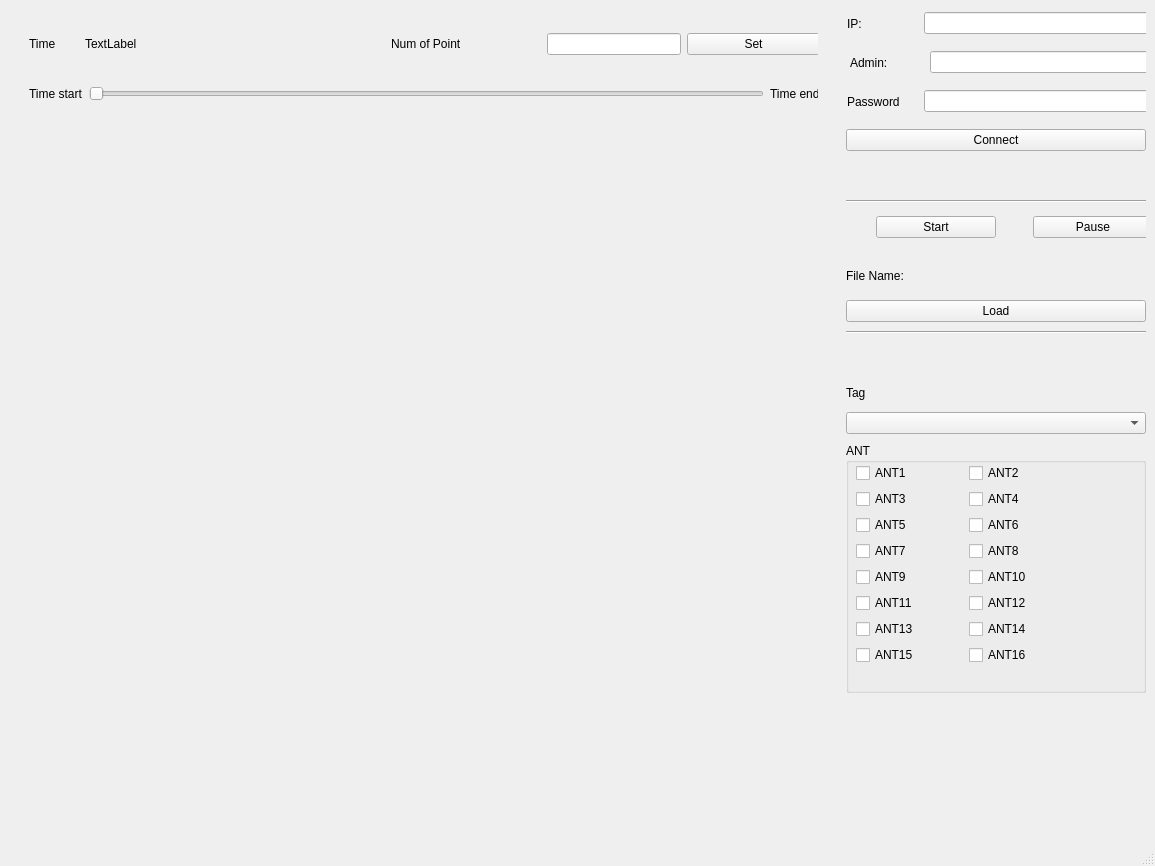
<?xml version="1.0" encoding="UTF-8"?>
<ui version="4.0">
 <class>MainWindow</class>
 <widget class="QMainWindow" name="MainWindow">
  <property name="geometry">
   <rect>
    <x>0</x>
    <y>0</y>
    <width>1155</width>
    <height>866</height>
   </rect>
  </property>
  <property name="windowTitle">
   <string>MainWindow</string>
  </property>
  <widget class="QWidget" name="centralwidget">
   <layout class="QHBoxLayout" name="horizontalLayout">
    <item>
     <widget class="QWidget" name="left_widget" native="true">
      <property name="sizePolicy">
       <sizepolicy hsizetype="Preferred" vsizetype="Preferred">
        <horstretch>0</horstretch>
        <verstretch>0</verstretch>
       </sizepolicy>
      </property>
      <widget class="QWidget" name="verticalLayoutWidget_3">
       <property name="geometry">
        <rect>
         <x>0</x>
         <y>0</y>
         <width>801</width>
         <height>811</height>
        </rect>
       </property>
       <layout class="QVBoxLayout" name="left_widget_layout"/>
      </widget>
      <widget class="QWidget" name="left_sub_widget" native="true">
       <property name="geometry">
        <rect>
         <x>10</x>
         <y>10</y>
         <width>799</width>
         <height>809</height>
        </rect>
       </property>
       <property name="sizePolicy">
        <sizepolicy hsizetype="MinimumExpanding" vsizetype="Preferred">
         <horstretch>0</horstretch>
         <verstretch>0</verstretch>
        </sizepolicy>
       </property>
       <widget class="QWidget" name="show_widget" native="true">
        <property name="geometry">
         <rect>
          <x>0</x>
          <y>0</y>
          <width>801</width>
          <height>711</height>
         </rect>
        </property>
        <property name="sizePolicy">
         <sizepolicy hsizetype="Preferred" vsizetype="Preferred">
          <horstretch>0</horstretch>
          <verstretch>0</verstretch>
         </sizepolicy>
        </property>
        <widget class="QWidget" name="horizontalLayoutWidget_6">
         <property name="geometry">
          <rect>
           <x>0</x>
           <y>0</y>
           <width>801</width>
           <height>711</height>
          </rect>
         </property>
         <layout class="QHBoxLayout" name="show_layout">
          <item>
           <widget class="QWidget" name="localization_widget" native="true">
            <property name="sizePolicy">
             <sizepolicy hsizetype="Preferred" vsizetype="Preferred">
              <horstretch>0</horstretch>
              <verstretch>0</verstretch>
             </sizepolicy>
            </property>
            <widget class="QWidget" name="verticalLayoutWidget_5">
             <property name="geometry">
              <rect>
               <x>0</x>
               <y>0</y>
               <width>401</width>
               <height>701</height>
              </rect>
             </property>
             <layout class="QVBoxLayout" name="localization_layout"/>
            </widget>
           </widget>
          </item>
          <item>
           <widget class="QWidget" name="three_pic_widget" native="true">
            <property name="sizePolicy">
             <sizepolicy hsizetype="Preferred" vsizetype="Preferred">
              <horstretch>0</horstretch>
              <verstretch>0</verstretch>
             </sizepolicy>
            </property>
            <widget class="QWidget" name="verticalLayoutWidget_4">
             <property name="geometry">
              <rect>
               <x>0</x>
               <y>0</y>
               <width>391</width>
               <height>701</height>
              </rect>
             </property>
             <layout class="QVBoxLayout" name="three_pic_layout"/>
            </widget>
           </widget>
          </item>
         </layout>
        </widget>
       </widget>
       <widget class="QWidget" name="time__num_bar" native="true">
        <property name="geometry">
         <rect>
          <x>10</x>
          <y>10</y>
          <width>799</width>
          <height>99</height>
         </rect>
        </property>
        <property name="sizePolicy">
         <sizepolicy hsizetype="Preferred" vsizetype="Preferred">
          <horstretch>0</horstretch>
          <verstretch>0</verstretch>
         </sizepolicy>
        </property>
        <widget class="QWidget" name="horizontalLayoutWidget_2">
         <property name="geometry">
          <rect>
           <x>0</x>
           <y>0</y>
           <width>791</width>
           <height>30</height>
          </rect>
         </property>
         <layout class="QHBoxLayout" name="horizontalLayout_6">
          <item>
           <widget class="QLabel" name="time_label">
            <property name="sizePolicy">
             <sizepolicy hsizetype="Fixed" vsizetype="Preferred">
              <horstretch>10</horstretch>
              <verstretch>0</verstretch>
             </sizepolicy>
            </property>
            <property name="minimumSize">
             <size>
              <width>10</width>
              <height>0</height>
             </size>
            </property>
            <property name="maximumSize">
             <size>
              <width>50</width>
              <height>16777215</height>
             </size>
            </property>
            <property name="text">
             <string>Time</string>
            </property>
           </widget>
          </item>
          <item>
           <widget class="QLabel" name="time_show_label">
            <property name="enabled">
             <bool>true</bool>
            </property>
            <property name="sizePolicy">
             <sizepolicy hsizetype="Fixed" vsizetype="Minimum">
              <horstretch>6</horstretch>
              <verstretch>8</verstretch>
             </sizepolicy>
            </property>
            <property name="minimumSize">
             <size>
              <width>10</width>
              <height>10</height>
             </size>
            </property>
            <property name="maximumSize">
             <size>
              <width>300</width>
              <height>16777215</height>
             </size>
            </property>
            <property name="text">
             <string>TextLabel</string>
            </property>
           </widget>
          </item>
          <item>
           <widget class="QLabel" name="num_point_label">
            <property name="sizePolicy">
             <sizepolicy hsizetype="Fixed" vsizetype="Preferred">
              <horstretch>100</horstretch>
              <verstretch>0</verstretch>
             </sizepolicy>
            </property>
            <property name="minimumSize">
             <size>
              <width>100</width>
              <height>0</height>
             </size>
            </property>
            <property name="maximumSize">
             <size>
              <width>150</width>
              <height>16777215</height>
             </size>
            </property>
            <property name="text">
             <string>Num of Point</string>
            </property>
           </widget>
          </item>
          <item>
           <widget class="QLineEdit" name="num_point_input">
            <property name="sizePolicy">
             <sizepolicy hsizetype="Fixed" vsizetype="Fixed">
              <horstretch>0</horstretch>
              <verstretch>0</verstretch>
             </sizepolicy>
            </property>
            <property name="maximumSize">
             <size>
              <width>300</width>
              <height>16777215</height>
             </size>
            </property>
           </widget>
          </item>
          <item>
           <widget class="QPushButton" name="num_point_set_button">
            <property name="text">
             <string>Set</string>
            </property>
           </widget>
          </item>
         </layout>
        </widget>
        <widget class="QWidget" name="time_bar_widget" native="true">
         <property name="geometry">
          <rect>
           <x>0</x>
           <y>20</y>
           <width>801</width>
           <height>81</height>
          </rect>
         </property>
         <property name="sizePolicy">
          <sizepolicy hsizetype="Preferred" vsizetype="Preferred">
           <horstretch>0</horstretch>
           <verstretch>0</verstretch>
          </sizepolicy>
         </property>
         <widget class="QWidget" name="horizontalLayoutWidget">
          <property name="geometry">
           <rect>
            <x>0</x>
            <y>9</y>
            <width>791</width>
            <height>71</height>
           </rect>
          </property>
          <layout class="QHBoxLayout" name="time_bary_layout">
           <item>
            <widget class="QLabel" name="time_start_label">
             <property name="text">
              <string>Time start</string>
             </property>
            </widget>
           </item>
           <item>
            <widget class="QSlider" name="time_solider">
             <property name="orientation">
              <enum>Qt::Horizontal</enum>
             </property>
            </widget>
           </item>
           <item>
            <widget class="QLabel" name="time_end_label">
             <property name="text">
              <string>Time end</string>
             </property>
            </widget>
           </item>
          </layout>
         </widget>
        </widget>
       </widget>
      </widget>
     </widget>
    </item>
    <item>
     <widget class="QWidget" name="riget_widget" native="true">
      <property name="sizePolicy">
       <sizepolicy hsizetype="Fixed" vsizetype="MinimumExpanding">
        <horstretch>200</horstretch>
        <verstretch>100</verstretch>
       </sizepolicy>
      </property>
      <property name="minimumSize">
       <size>
        <width>300</width>
        <height>200</height>
       </size>
      </property>
      <widget class="QWidget" name="verticalLayoutWidget">
       <property name="geometry">
        <rect>
         <x>0</x>
         <y>0</y>
         <width>555</width>
         <height>773</height>
        </rect>
       </property>
       <layout class="QVBoxLayout" name="right_layout">
        <item>
         <widget class="QWidget" name="widget_4" native="true">
          <property name="sizePolicy">
           <sizepolicy hsizetype="Fixed" vsizetype="Fixed">
            <horstretch>0</horstretch>
            <verstretch>0</verstretch>
           </sizepolicy>
          </property>
          <property name="minimumSize">
           <size>
            <width>300</width>
            <height>30</height>
           </size>
          </property>
          <widget class="QWidget" name="horizontalLayoutWidget_3">
           <property name="geometry">
            <rect>
             <x>0</x>
             <y>0</y>
             <width>379</width>
             <height>23</height>
            </rect>
           </property>
           <layout class="QHBoxLayout" name="horizontalLayout_3">
            <item>
             <widget class="QLabel" name="label_5">
              <property name="sizePolicy">
               <sizepolicy hsizetype="Fixed" vsizetype="Preferred">
                <horstretch>0</horstretch>
                <verstretch>0</verstretch>
               </sizepolicy>
              </property>
              <property name="minimumSize">
               <size>
                <width>70</width>
                <height>0</height>
               </size>
              </property>
              <property name="maximumSize">
               <size>
                <width>50</width>
                <height>16777215</height>
               </size>
              </property>
              <property name="text">
               <string>IP:</string>
              </property>
             </widget>
            </item>
            <item>
             <widget class="QLineEdit" name="lineEdit">
              <property name="sizePolicy">
               <sizepolicy hsizetype="Fixed" vsizetype="Fixed">
                <horstretch>0</horstretch>
                <verstretch>0</verstretch>
               </sizepolicy>
              </property>
              <property name="minimumSize">
               <size>
                <width>300</width>
                <height>0</height>
               </size>
              </property>
             </widget>
            </item>
           </layout>
          </widget>
         </widget>
        </item>
        <item>
         <widget class="QWidget" name="widget_5" native="true">
          <property name="sizePolicy">
           <sizepolicy hsizetype="Fixed" vsizetype="Fixed">
            <horstretch>0</horstretch>
            <verstretch>0</verstretch>
           </sizepolicy>
          </property>
          <property name="minimumSize">
           <size>
            <width>300</width>
            <height>30</height>
           </size>
          </property>
          <widget class="QWidget" name="horizontalLayoutWidget_4">
           <property name="geometry">
            <rect>
             <x>0</x>
             <y>0</y>
             <width>389</width>
             <height>23</height>
            </rect>
           </property>
           <layout class="QHBoxLayout" name="horizontalLayout_4">
            <item>
             <widget class="QLabel" name="label_6">
              <property name="sizePolicy">
               <sizepolicy hsizetype="Fixed" vsizetype="Preferred">
                <horstretch>0</horstretch>
                <verstretch>0</verstretch>
               </sizepolicy>
              </property>
              <property name="minimumSize">
               <size>
                <width>70</width>
                <height>0</height>
               </size>
              </property>
              <property name="text">
               <string>Admin:</string>
              </property>
             </widget>
            </item>
            <item>
             <widget class="QLineEdit" name="lineEdit_2">
              <property name="sizePolicy">
               <sizepolicy hsizetype="Fixed" vsizetype="Fixed">
                <horstretch>0</horstretch>
                <verstretch>0</verstretch>
               </sizepolicy>
              </property>
              <property name="minimumSize">
               <size>
                <width>300</width>
                <height>0</height>
               </size>
              </property>
             </widget>
            </item>
           </layout>
          </widget>
         </widget>
        </item>
        <item>
         <widget class="QWidget" name="widget_6" native="true">
          <property name="sizePolicy">
           <sizepolicy hsizetype="Fixed" vsizetype="Fixed">
            <horstretch>0</horstretch>
            <verstretch>0</verstretch>
           </sizepolicy>
          </property>
          <property name="minimumSize">
           <size>
            <width>300</width>
            <height>30</height>
           </size>
          </property>
          <widget class="QWidget" name="horizontalLayoutWidget_5">
           <property name="geometry">
            <rect>
             <x>0</x>
             <y>0</y>
             <width>319</width>
             <height>23</height>
            </rect>
           </property>
           <layout class="QHBoxLayout" name="horizontalLayout_5">
            <item>
             <widget class="QLabel" name="label_7">
              <property name="sizePolicy">
               <sizepolicy hsizetype="Fixed" vsizetype="Preferred">
                <horstretch>0</horstretch>
                <verstretch>0</verstretch>
               </sizepolicy>
              </property>
              <property name="minimumSize">
               <size>
                <width>70</width>
                <height>0</height>
               </size>
              </property>
              <property name="text">
               <string>Password</string>
              </property>
             </widget>
            </item>
            <item>
             <widget class="QLineEdit" name="lineEdit_3">
              <property name="sizePolicy">
               <sizepolicy hsizetype="Fixed" vsizetype="Fixed">
                <horstretch>0</horstretch>
                <verstretch>0</verstretch>
               </sizepolicy>
              </property>
              <property name="minimumSize">
               <size>
                <width>240</width>
                <height>0</height>
               </size>
              </property>
             </widget>
            </item>
           </layout>
          </widget>
         </widget>
        </item>
        <item>
         <widget class="QPushButton" name="connect_button">
          <property name="sizePolicy">
           <sizepolicy hsizetype="Fixed" vsizetype="Fixed">
            <horstretch>0</horstretch>
            <verstretch>0</verstretch>
           </sizepolicy>
          </property>
          <property name="minimumSize">
           <size>
            <width>300</width>
            <height>0</height>
           </size>
          </property>
          <property name="text">
           <string>Connect</string>
          </property>
         </widget>
        </item>
        <item>
         <spacer name="verticalSpacer">
          <property name="orientation">
           <enum>Qt::Vertical</enum>
          </property>
          <property name="sizeType">
           <enum>QSizePolicy::Fixed</enum>
          </property>
          <property name="sizeHint" stdset="0">
           <size>
            <width>300</width>
            <height>40</height>
           </size>
          </property>
         </spacer>
        </item>
        <item>
         <widget class="Line" name="line">
          <property name="sizePolicy">
           <sizepolicy hsizetype="Fixed" vsizetype="Fixed">
            <horstretch>0</horstretch>
            <verstretch>0</verstretch>
           </sizepolicy>
          </property>
          <property name="minimumSize">
           <size>
            <width>300</width>
            <height>0</height>
           </size>
          </property>
          <property name="orientation">
           <enum>Qt::Horizontal</enum>
          </property>
         </widget>
        </item>
        <item>
         <widget class="QWidget" name="control_widget" native="true">
          <property name="sizePolicy">
           <sizepolicy hsizetype="Fixed" vsizetype="Fixed">
            <horstretch>20</horstretch>
            <verstretch>40</verstretch>
           </sizepolicy>
          </property>
          <property name="minimumSize">
           <size>
            <width>300</width>
            <height>40</height>
           </size>
          </property>
          <property name="baseSize">
           <size>
            <width>0</width>
            <height>20</height>
           </size>
          </property>
          <widget class="QWidget" name="horizontalLayoutWidget_7">
           <property name="geometry">
            <rect>
             <x>-1</x>
             <y>0</y>
             <width>341</width>
             <height>31</height>
            </rect>
           </property>
           <layout class="QHBoxLayout" name="horizontalLayout_7">
            <item>
             <widget class="QPushButton" name="start_button">
              <property name="sizePolicy">
               <sizepolicy hsizetype="Fixed" vsizetype="Fixed">
                <horstretch>0</horstretch>
                <verstretch>0</verstretch>
               </sizepolicy>
              </property>
              <property name="minimumSize">
               <size>
                <width>120</width>
                <height>0</height>
               </size>
              </property>
              <property name="text">
               <string>Start</string>
              </property>
             </widget>
            </item>
            <item>
             <widget class="QPushButton" name="pause_button">
              <property name="sizePolicy">
               <sizepolicy hsizetype="Fixed" vsizetype="Fixed">
                <horstretch>0</horstretch>
                <verstretch>0</verstretch>
               </sizepolicy>
              </property>
              <property name="minimumSize">
               <size>
                <width>120</width>
                <height>0</height>
               </size>
              </property>
              <property name="text">
               <string>Pause</string>
              </property>
             </widget>
            </item>
           </layout>
          </widget>
         </widget>
        </item>
        <item>
         <widget class="QLabel" name="FileName_label">
          <property name="sizePolicy">
           <sizepolicy hsizetype="Fixed" vsizetype="Fixed">
            <horstretch>0</horstretch>
            <verstretch>0</verstretch>
           </sizepolicy>
          </property>
          <property name="minimumSize">
           <size>
            <width>300</width>
            <height>30</height>
           </size>
          </property>
          <property name="text">
           <string>File Name:</string>
          </property>
         </widget>
        </item>
        <item>
         <widget class="QPushButton" name="load_button">
          <property name="sizePolicy">
           <sizepolicy hsizetype="Fixed" vsizetype="Fixed">
            <horstretch>0</horstretch>
            <verstretch>0</verstretch>
           </sizepolicy>
          </property>
          <property name="minimumSize">
           <size>
            <width>300</width>
            <height>0</height>
           </size>
          </property>
          <property name="text">
           <string>Load</string>
          </property>
         </widget>
        </item>
        <item>
         <widget class="Line" name="line_2">
          <property name="sizePolicy">
           <sizepolicy hsizetype="Fixed" vsizetype="Fixed">
            <horstretch>0</horstretch>
            <verstretch>0</verstretch>
           </sizepolicy>
          </property>
          <property name="minimumSize">
           <size>
            <width>300</width>
            <height>0</height>
           </size>
          </property>
          <property name="orientation">
           <enum>Qt::Horizontal</enum>
          </property>
         </widget>
        </item>
        <item>
         <spacer name="verticalSpacer_3">
          <property name="orientation">
           <enum>Qt::Vertical</enum>
          </property>
          <property name="sizeType">
           <enum>QSizePolicy::Fixed</enum>
          </property>
          <property name="sizeHint" stdset="0">
           <size>
            <width>300</width>
            <height>40</height>
           </size>
          </property>
         </spacer>
        </item>
        <item>
         <widget class="QLabel" name="Tag_label">
          <property name="sizePolicy">
           <sizepolicy hsizetype="Fixed" vsizetype="Fixed">
            <horstretch>0</horstretch>
            <verstretch>0</verstretch>
           </sizepolicy>
          </property>
          <property name="minimumSize">
           <size>
            <width>300</width>
            <height>20</height>
           </size>
          </property>
          <property name="baseSize">
           <size>
            <width>0</width>
            <height>20</height>
           </size>
          </property>
          <property name="text">
           <string>Tag</string>
          </property>
         </widget>
        </item>
        <item>
         <widget class="QComboBox" name="Tag_box">
          <property name="sizePolicy">
           <sizepolicy hsizetype="Fixed" vsizetype="Fixed">
            <horstretch>30</horstretch>
            <verstretch>0</verstretch>
           </sizepolicy>
          </property>
          <property name="minimumSize">
           <size>
            <width>300</width>
            <height>0</height>
           </size>
          </property>
          <property name="editable">
           <bool>false</bool>
          </property>
         </widget>
        </item>
        <item>
         <widget class="QGroupBox" name="Antbox">
          <property name="sizePolicy">
           <sizepolicy hsizetype="Fixed" vsizetype="Fixed">
            <horstretch>0</horstretch>
            <verstretch>0</verstretch>
           </sizepolicy>
          </property>
          <property name="minimumSize">
           <size>
            <width>300</width>
            <height>250</height>
           </size>
          </property>
          <property name="title">
           <string>ANT</string>
          </property>
          <widget class="QWidget" name="formLayoutWidget">
           <property name="geometry">
            <rect>
             <x>10</x>
             <y>20</y>
             <width>321</width>
             <height>411</height>
            </rect>
           </property>
           <layout class="QFormLayout" name="ant_box_layout">
            <property name="sizeConstraint">
             <enum>QLayout::SetDefaultConstraint</enum>
            </property>
            <property name="rowWrapPolicy">
             <enum>QFormLayout::WrapLongRows</enum>
            </property>
            <property name="horizontalSpacing">
             <number>50</number>
            </property>
            <property name="rightMargin">
             <number>0</number>
            </property>
            <item row="0" column="0">
             <widget class="QCheckBox" name="ANT1">
              <property name="text">
               <string>ANT1</string>
              </property>
             </widget>
            </item>
            <item row="0" column="1">
             <widget class="QCheckBox" name="ANT2">
              <property name="text">
               <string>ANT2</string>
              </property>
             </widget>
            </item>
            <item row="1" column="0">
             <widget class="QCheckBox" name="ANT3">
              <property name="text">
               <string>ANT3</string>
              </property>
             </widget>
            </item>
            <item row="1" column="1">
             <widget class="QCheckBox" name="ANT4">
              <property name="text">
               <string>ANT4</string>
              </property>
             </widget>
            </item>
            <item row="2" column="0">
             <widget class="QCheckBox" name="ANT5">
              <property name="text">
               <string>ANT5</string>
              </property>
             </widget>
            </item>
            <item row="2" column="1">
             <widget class="QCheckBox" name="ANT6">
              <property name="text">
               <string>ANT6</string>
              </property>
             </widget>
            </item>
            <item row="3" column="1">
             <widget class="QCheckBox" name="ANT8">
              <property name="text">
               <string>ANT8</string>
              </property>
             </widget>
            </item>
            <item row="3" column="0">
             <widget class="QCheckBox" name="ANT7">
              <property name="text">
               <string>ANT7</string>
              </property>
             </widget>
            </item>
            <item row="4" column="0">
             <widget class="QCheckBox" name="ANT9">
              <property name="text">
               <string>ANT9</string>
              </property>
             </widget>
            </item>
            <item row="4" column="1">
             <widget class="QCheckBox" name="ANT10">
              <property name="text">
               <string>ANT10</string>
              </property>
             </widget>
            </item>
            <item row="5" column="0">
             <widget class="QCheckBox" name="ANT11">
              <property name="text">
               <string>ANT11</string>
              </property>
             </widget>
            </item>
            <item row="6" column="0">
             <widget class="QCheckBox" name="ANT13">
              <property name="text">
               <string>ANT13</string>
              </property>
             </widget>
            </item>
            <item row="7" column="0">
             <widget class="QCheckBox" name="ANT15">
              <property name="text">
               <string>ANT15</string>
              </property>
             </widget>
            </item>
            <item row="5" column="1">
             <widget class="QCheckBox" name="ANT12">
              <property name="text">
               <string>ANT12</string>
              </property>
             </widget>
            </item>
            <item row="6" column="1">
             <widget class="QCheckBox" name="ANT14">
              <property name="text">
               <string>ANT14</string>
              </property>
             </widget>
            </item>
            <item row="7" column="1">
             <widget class="QCheckBox" name="ANT16">
              <property name="text">
               <string>ANT16</string>
              </property>
             </widget>
            </item>
           </layout>
          </widget>
         </widget>
        </item>
        <item>
         <spacer name="verticalSpacer_2">
          <property name="orientation">
           <enum>Qt::Vertical</enum>
          </property>
          <property name="sizeType">
           <enum>QSizePolicy::Fixed</enum>
          </property>
          <property name="sizeHint" stdset="0">
           <size>
            <width>300</width>
            <height>80</height>
           </size>
          </property>
         </spacer>
        </item>
       </layout>
      </widget>
     </widget>
    </item>
   </layout>
  </widget>
  <widget class="QStatusBar" name="statusbar"/>
 </widget>
 <resources/>
 <connections/>
</ui>
